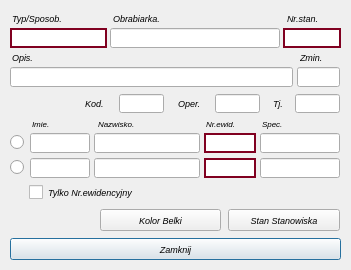
<?xml version="1.0" encoding="UTF-8"?>
<ui version="4.0">
 <class>Edytor_Kolumny</class>
 <widget class="QDialog" name="Edytor_Kolumny">
  <property name="geometry">
   <rect>
    <x>0</x>
    <y>0</y>
    <width>351</width>
    <height>270</height>
   </rect>
  </property>
  <property name="sizePolicy">
   <sizepolicy hsizetype="Ignored" vsizetype="Preferred">
    <horstretch>0</horstretch>
    <verstretch>0</verstretch>
   </sizepolicy>
  </property>
  <property name="font">
   <font>
    <family>MS Shell Dlg 2</family>
    <pointsize>7</pointsize>
    <italic>true</italic>
   </font>
  </property>
  <property name="windowTitle">
   <string>Edytor_Kolumny</string>
  </property>
  <widget class="QLabel" name="wpis_kient">
   <property name="geometry">
    <rect>
     <x>206</x>
     <y>116</y>
     <width>51</width>
     <height>16</height>
    </rect>
   </property>
   <property name="font">
    <font>
     <family>MS Shell Dlg 2</family>
     <pointsize>6</pointsize>
     <italic>true</italic>
     <bold>false</bold>
    </font>
   </property>
   <property name="text">
    <string>Nr.ewid.</string>
   </property>
  </widget>
  <widget class="QLabel" name="wpis_data_uruch">
   <property name="geometry">
    <rect>
     <x>32</x>
     <y>116</y>
     <width>56</width>
     <height>16</height>
    </rect>
   </property>
   <property name="font">
    <font>
     <family>MS Shell Dlg 2</family>
     <pointsize>6</pointsize>
     <italic>true</italic>
     <bold>false</bold>
    </font>
   </property>
   <property name="text">
    <string>Imie.</string>
   </property>
  </widget>
  <widget class="QLabel" name="selftext_items0">
   <property name="geometry">
    <rect>
     <x>98</x>
     <y>116</y>
     <width>71</width>
     <height>16</height>
    </rect>
   </property>
   <property name="font">
    <font>
     <family>MS Shell Dlg 2</family>
     <pointsize>6</pointsize>
     <italic>true</italic>
     <bold>false</bold>
    </font>
   </property>
   <property name="text">
    <string>Nazwisko.</string>
   </property>
  </widget>
  <widget class="QLineEdit" name="worker_1_worker_1name">
   <property name="geometry">
    <rect>
     <x>30</x>
     <y>133</y>
     <width>60</width>
     <height>20</height>
    </rect>
   </property>
   <property name="font">
    <font>
     <family>MS Shell Dlg 2</family>
     <pointsize>6</pointsize>
     <italic>false</italic>
     <bold>true</bold>
    </font>
   </property>
   <property name="text">
    <string/>
   </property>
  </widget>
  <widget class="QLineEdit" name="worker_1_id_worker">
   <property name="geometry">
    <rect>
     <x>204</x>
     <y>133</y>
     <width>52</width>
     <height>20</height>
    </rect>
   </property>
   <property name="font">
    <font>
     <family>MS Shell Dlg 2</family>
     <pointsize>6</pointsize>
     <italic>false</italic>
     <bold>true</bold>
    </font>
   </property>
   <property name="styleSheet">
    <string notr="true">border: 2px solid #800020;</string>
   </property>
   <property name="text">
    <string/>
   </property>
  </widget>
  <widget class="QLineEdit" name="worker_1_worker_2name">
   <property name="geometry">
    <rect>
     <x>94</x>
     <y>133</y>
     <width>106</width>
     <height>20</height>
    </rect>
   </property>
   <property name="font">
    <font>
     <family>MS Shell Dlg 2</family>
     <pointsize>6</pointsize>
     <italic>false</italic>
     <bold>true</bold>
    </font>
   </property>
   <property name="text">
    <string/>
   </property>
  </widget>
  <widget class="QLineEdit" name="header_line1">
   <property name="geometry">
    <rect>
     <x>10</x>
     <y>28</y>
     <width>97</width>
     <height>20</height>
    </rect>
   </property>
   <property name="font">
    <font>
     <family>MS Shell Dlg 2</family>
     <pointsize>6</pointsize>
     <italic>false</italic>
     <bold>true</bold>
    </font>
   </property>
   <property name="styleSheet">
    <string notr="true">border: 2px solid #800020;</string>
   </property>
   <property name="text">
    <string/>
   </property>
  </widget>
  <widget class="QPushButton" name="Zamyka_edycje">
   <property name="geometry">
    <rect>
     <x>10</x>
     <y>238</y>
     <width>331</width>
     <height>22</height>
    </rect>
   </property>
   <property name="font">
    <font>
     <family>MS Shell Dlg 2</family>
     <pointsize>7</pointsize>
     <italic>true</italic>
     <bold>false</bold>
    </font>
   </property>
   <property name="text">
    <string>Zamknij</string>
   </property>
  </widget>
  <widget class="QLabel" name="label">
   <property name="geometry">
    <rect>
     <x>12</x>
     <y>9</y>
     <width>81</width>
     <height>18</height>
    </rect>
   </property>
   <property name="font">
    <font>
     <family>MS Shell Dlg 2</family>
     <pointsize>7</pointsize>
     <italic>true</italic>
    </font>
   </property>
   <property name="text">
    <string>Typ/Sposob.</string>
   </property>
  </widget>
  <widget class="QLineEdit" name="worker_2_id_worker">
   <property name="geometry">
    <rect>
     <x>204</x>
     <y>158</y>
     <width>52</width>
     <height>20</height>
    </rect>
   </property>
   <property name="font">
    <font>
     <family>MS Shell Dlg 2</family>
     <pointsize>6</pointsize>
     <italic>false</italic>
     <bold>true</bold>
    </font>
   </property>
   <property name="styleSheet">
    <string notr="true">border: 2px solid #800020;</string>
   </property>
   <property name="text">
    <string/>
   </property>
  </widget>
  <widget class="QLineEdit" name="worker_2_worker_1name">
   <property name="geometry">
    <rect>
     <x>30</x>
     <y>158</y>
     <width>60</width>
     <height>20</height>
    </rect>
   </property>
   <property name="font">
    <font>
     <family>MS Shell Dlg 2</family>
     <pointsize>6</pointsize>
     <italic>false</italic>
     <bold>true</bold>
    </font>
   </property>
   <property name="text">
    <string/>
   </property>
  </widget>
  <widget class="QLineEdit" name="worker_2_worker_2name">
   <property name="geometry">
    <rect>
     <x>94</x>
     <y>158</y>
     <width>106</width>
     <height>20</height>
    </rect>
   </property>
   <property name="font">
    <font>
     <family>MS Shell Dlg 2</family>
     <pointsize>6</pointsize>
     <italic>false</italic>
     <bold>true</bold>
    </font>
   </property>
   <property name="text">
    <string/>
   </property>
  </widget>
  <widget class="QLineEdit" name="header_line2a">
   <property name="geometry">
    <rect>
     <x>110</x>
     <y>28</y>
     <width>170</width>
     <height>20</height>
    </rect>
   </property>
   <property name="font">
    <font>
     <family>MS Shell Dlg 2</family>
     <pointsize>6</pointsize>
     <italic>false</italic>
     <bold>true</bold>
    </font>
   </property>
   <property name="text">
    <string/>
   </property>
  </widget>
  <widget class="QLineEdit" name="tylko_dla_form">
   <property name="geometry">
    <rect>
     <x>10</x>
     <y>67</y>
     <width>283</width>
     <height>20</height>
    </rect>
   </property>
   <property name="font">
    <font>
     <family>MS Shell Dlg 2</family>
     <pointsize>6</pointsize>
     <italic>false</italic>
     <bold>true</bold>
    </font>
   </property>
   <property name="text">
    <string/>
   </property>
  </widget>
  <widget class="QLineEdit" name="code_proces">
   <property name="geometry">
    <rect>
     <x>119</x>
     <y>94</y>
     <width>45</width>
     <height>19</height>
    </rect>
   </property>
   <property name="font">
    <font>
     <family>MS Shell Dlg 2</family>
     <pointsize>6</pointsize>
     <italic>false</italic>
     <bold>true</bold>
    </font>
   </property>
   <property name="text">
    <string/>
   </property>
  </widget>
  <widget class="QLineEdit" name="worker_1_spec_worker">
   <property name="geometry">
    <rect>
     <x>260</x>
     <y>133</y>
     <width>80</width>
     <height>20</height>
    </rect>
   </property>
   <property name="font">
    <font>
     <family>MS Shell Dlg 2</family>
     <pointsize>6</pointsize>
     <italic>false</italic>
     <bold>true</bold>
    </font>
   </property>
   <property name="text">
    <string/>
   </property>
  </widget>
  <widget class="QLabel" name="wpis_kient_5">
   <property name="geometry">
    <rect>
     <x>262</x>
     <y>116</y>
     <width>41</width>
     <height>16</height>
    </rect>
   </property>
   <property name="font">
    <font>
     <family>MS Shell Dlg 2</family>
     <pointsize>6</pointsize>
     <italic>true</italic>
     <bold>false</bold>
    </font>
   </property>
   <property name="text">
    <string>Spec.</string>
   </property>
  </widget>
  <widget class="QLineEdit" name="worker_2_spec_worker">
   <property name="geometry">
    <rect>
     <x>260</x>
     <y>158</y>
     <width>80</width>
     <height>20</height>
    </rect>
   </property>
   <property name="font">
    <font>
     <family>MS Shell Dlg 2</family>
     <pointsize>6</pointsize>
     <italic>false</italic>
     <bold>true</bold>
    </font>
   </property>
   <property name="text">
    <string/>
   </property>
  </widget>
  <widget class="QLabel" name="selftext_items3_3">
   <property name="geometry">
    <rect>
     <x>113</x>
     <y>9</y>
     <width>81</width>
     <height>18</height>
    </rect>
   </property>
   <property name="font">
    <font>
     <family>MS Shell Dlg 2</family>
     <pointsize>7</pointsize>
     <italic>true</italic>
     <bold>false</bold>
    </font>
   </property>
   <property name="text">
    <string>Obrabiarka.</string>
   </property>
  </widget>
  <widget class="QLineEdit" name="lineEdit_22">
   <property name="geometry">
    <rect>
     <x>283</x>
     <y>28</y>
     <width>58</width>
     <height>20</height>
    </rect>
   </property>
   <property name="font">
    <font>
     <family>MS Shell Dlg 2</family>
     <pointsize>6</pointsize>
     <italic>false</italic>
     <bold>true</bold>
    </font>
   </property>
   <property name="styleSheet">
    <string notr="true">border: 2px solid #800020;</string>
   </property>
   <property name="text">
    <string/>
   </property>
  </widget>
  <widget class="QLabel" name="selftext_items3_4">
   <property name="geometry">
    <rect>
     <x>287</x>
     <y>9</y>
     <width>51</width>
     <height>18</height>
    </rect>
   </property>
   <property name="font">
    <font>
     <family>MS Shell Dlg 2</family>
     <pointsize>7</pointsize>
     <italic>true</italic>
     <bold>false</bold>
    </font>
   </property>
   <property name="text">
    <string>Nr.stan.</string>
   </property>
  </widget>
  <widget class="QLineEdit" name="lineEdit_2">
   <property name="geometry">
    <rect>
     <x>295</x>
     <y>94</y>
     <width>45</width>
     <height>19</height>
    </rect>
   </property>
   <property name="font">
    <font>
     <family>MS Shell Dlg 2</family>
     <pointsize>6</pointsize>
     <italic>false</italic>
     <bold>true</bold>
    </font>
   </property>
   <property name="text">
    <string/>
   </property>
  </widget>
  <widget class="QLabel" name="selftext_items1_2">
   <property name="geometry">
    <rect>
     <x>12</x>
     <y>48</y>
     <width>31</width>
     <height>18</height>
    </rect>
   </property>
   <property name="font">
    <font>
     <family>MS Shell Dlg 2</family>
     <pointsize>7</pointsize>
     <italic>true</italic>
     <bold>false</bold>
    </font>
   </property>
   <property name="text">
    <string>Opis.</string>
   </property>
  </widget>
  <widget class="QPushButton" name="body_overlay_">
   <property name="geometry">
    <rect>
     <x>228</x>
     <y>209</y>
     <width>112</width>
     <height>22</height>
    </rect>
   </property>
   <property name="font">
    <font>
     <family>MS Shell Dlg 2</family>
     <pointsize>7</pointsize>
     <italic>true</italic>
     <bold>false</bold>
    </font>
   </property>
   <property name="text">
    <string>Stan Stanowiska</string>
   </property>
  </widget>
  <widget class="QLineEdit" name="Nowa_zmien">
   <property name="geometry">
    <rect>
     <x>297</x>
     <y>67</y>
     <width>43</width>
     <height>20</height>
    </rect>
   </property>
   <property name="font">
    <font>
     <family>MS Shell Dlg 2</family>
     <pointsize>6</pointsize>
     <italic>false</italic>
     <bold>true</bold>
    </font>
   </property>
   <property name="text">
    <string/>
   </property>
  </widget>
  <widget class="QLabel" name="wpis_kient_2">
   <property name="geometry">
    <rect>
     <x>273</x>
     <y>94</y>
     <width>21</width>
     <height>19</height>
    </rect>
   </property>
   <property name="font">
    <font>
     <family>MS Shell Dlg 2</family>
     <pointsize>7</pointsize>
     <italic>true</italic>
     <bold>false</bold>
    </font>
   </property>
   <property name="text">
    <string>Tj.</string>
   </property>
  </widget>
  <widget class="QLabel" name="wpis_kient_6">
   <property name="geometry">
    <rect>
     <x>85</x>
     <y>94</y>
     <width>31</width>
     <height>19</height>
    </rect>
   </property>
   <property name="font">
    <font>
     <family>MS Shell Dlg 2</family>
     <pointsize>7</pointsize>
     <italic>true</italic>
     <bold>false</bold>
    </font>
   </property>
   <property name="text">
    <string>Kod.</string>
   </property>
  </widget>
  <widget class="QLabel" name="wpis_kient_7">
   <property name="geometry">
    <rect>
     <x>300</x>
     <y>48</y>
     <width>41</width>
     <height>19</height>
    </rect>
   </property>
   <property name="font">
    <font>
     <family>MS Shell Dlg 2</family>
     <pointsize>7</pointsize>
     <italic>true</italic>
     <bold>false</bold>
    </font>
   </property>
   <property name="text">
    <string>Zmin.</string>
   </property>
  </widget>
  <widget class="QPushButton" name="header_overlay">
   <property name="geometry">
    <rect>
     <x>100</x>
     <y>209</y>
     <width>121</width>
     <height>22</height>
    </rect>
   </property>
   <property name="font">
    <font>
     <family>MS Shell Dlg 2</family>
     <pointsize>7</pointsize>
     <italic>true</italic>
     <bold>false</bold>
    </font>
   </property>
   <property name="text">
    <string>Kolor Belki</string>
   </property>
  </widget>
  <widget class="QLineEdit" name="lineEdit">
   <property name="geometry">
    <rect>
     <x>215</x>
     <y>94</y>
     <width>45</width>
     <height>19</height>
    </rect>
   </property>
   <property name="font">
    <font>
     <family>MS Shell Dlg 2</family>
     <pointsize>6</pointsize>
     <italic>false</italic>
     <bold>true</bold>
    </font>
   </property>
   <property name="text">
    <string/>
   </property>
  </widget>
  <widget class="QLabel" name="wpis_kient_8">
   <property name="geometry">
    <rect>
     <x>178</x>
     <y>94</y>
     <width>31</width>
     <height>19</height>
    </rect>
   </property>
   <property name="font">
    <font>
     <family>MS Shell Dlg 2</family>
     <pointsize>7</pointsize>
     <italic>true</italic>
     <bold>false</bold>
    </font>
   </property>
   <property name="text">
    <string>Oper.</string>
   </property>
  </widget>
  <widget class="QRadioButton" name="worker_2">
   <property name="geometry">
    <rect>
     <x>10</x>
     <y>157</y>
     <width>16</width>
     <height>21</height>
    </rect>
   </property>
   <property name="text">
    <string/>
   </property>
  </widget>
  <widget class="QRadioButton" name="worker_1">
   <property name="geometry">
    <rect>
     <x>10</x>
     <y>132</y>
     <width>16</width>
     <height>21</height>
    </rect>
   </property>
   <property name="text">
    <string/>
   </property>
  </widget>
  <widget class="QCheckBox" name="TylkoNrewid">
   <property name="geometry">
    <rect>
     <x>29</x>
     <y>182</y>
     <width>161</width>
     <height>20</height>
    </rect>
   </property>
   <property name="font">
    <font>
     <family>MS Shell Dlg 2</family>
     <pointsize>7</pointsize>
     <italic>true</italic>
    </font>
   </property>
   <property name="text">
    <string>Tylko Nr.ewidencyjny</string>
   </property>
  </widget>
 </widget>
 <resources/>
 <connections/>
</ui>
